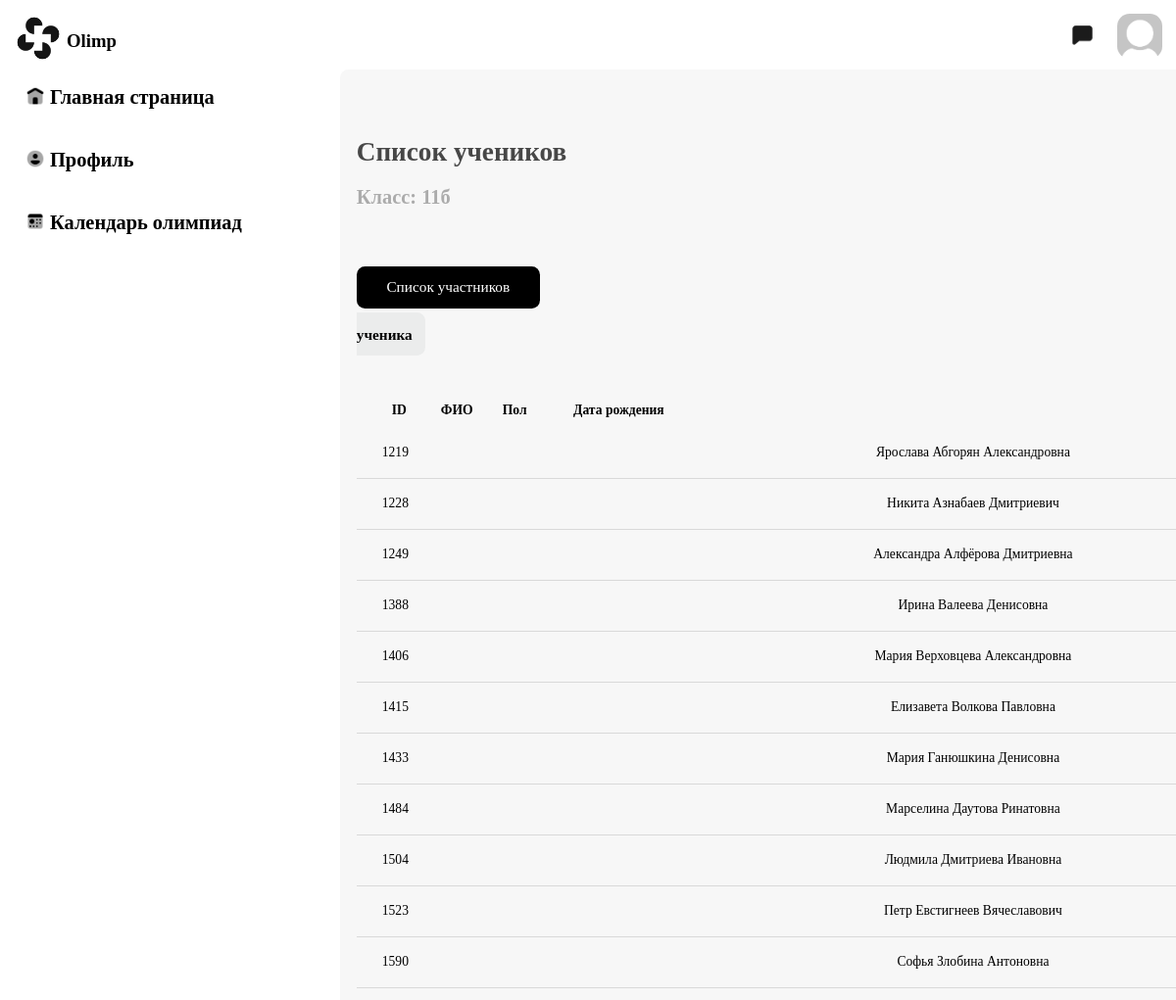
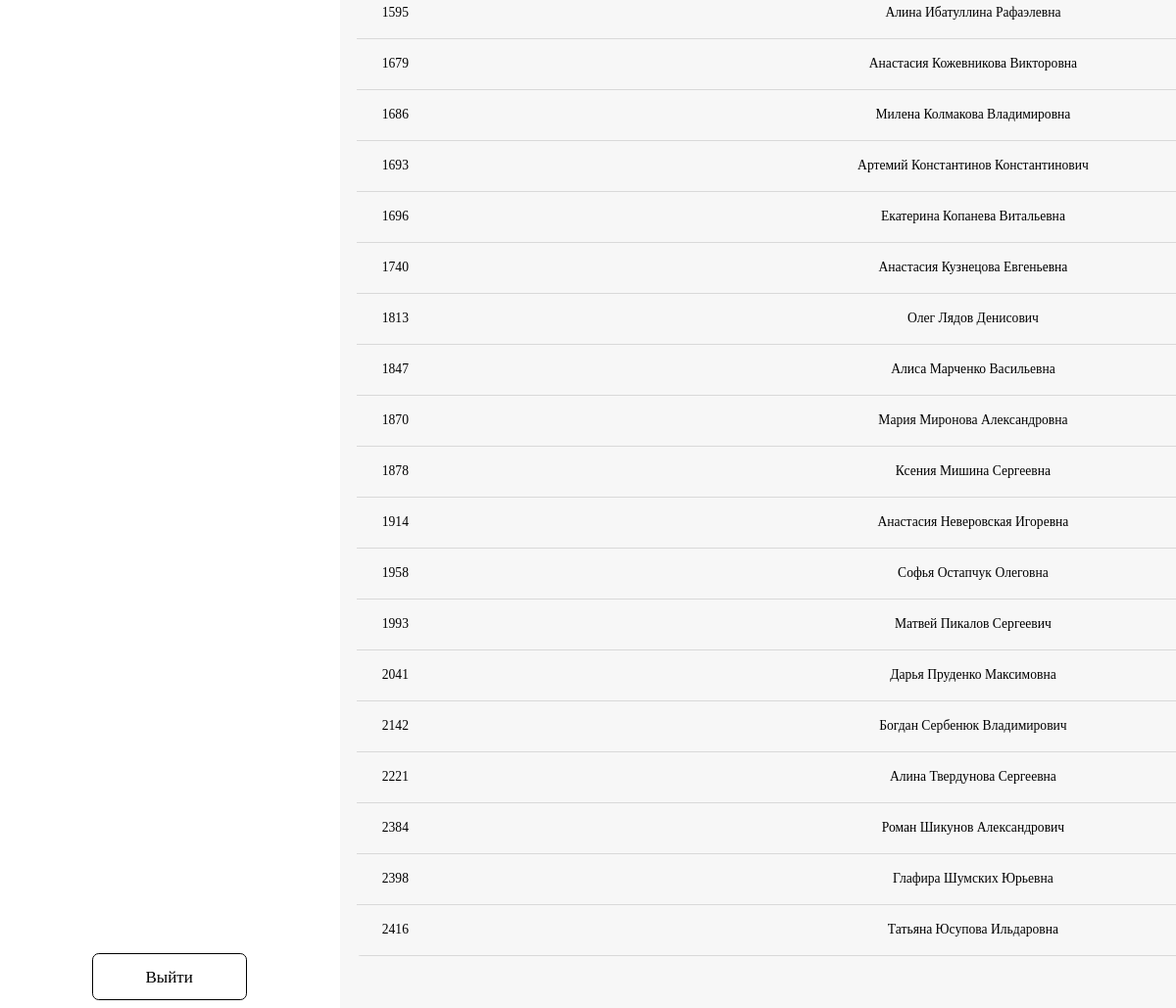
Screenshot of /classroom/student/applications/admin/3/ with the database file from the repository (2 pictures, top to bottom).
### main/models.py (models this page shows, shortened)
class Classroom(models.Model):
    class Meta:
        verbose_name_plural = "Учебные классы"
        verbose_name = 'Учебный класс'
    number = models.IntegerField('Цифра', blank=True, null=True)
    letter = models.CharField('Буква', max_length=1, blank=True, null=True)
    teacher = models.ForeignKey(to='users.User', blank=True, null=True, on_delete=models.CASCADE,
                                related_name='teacher')
    child = models.ManyToManyField(to='users.User', blank=True, related_name='Child')
    is_graduated = models.BooleanField('Выпустился', default=False)
    graduation_year = models.IntegerField('Год выпуска', blank=True, null=True)

### users/models.py (models this page shows, shortened)
class User(AbstractUser):
    class Meta:
        verbose_name_plural = "Пользователи"
        verbose_name = "Пользователь"
    class Gender(models.TextChoices):
        MALE = 'М'
        WOMENS = 'Ж'
    image = models.ImageField(upload_to='users_images', null=True, blank=True)
    surname = models.CharField(
        "Отчество пользователя (при наличии)", max_length=256, blank=True, null=True
    )
    birth_date = models.DateField('Дата рождения', blank=True, null=True)
    gender = models.CharField("Пол учителя", max_length=2, choices=Gender.choices, default=Gender.MALE)
    is_teacher = models.BooleanField("Учитель", default=False, blank=True,
                                     null=True)  # null ИЗМЕНИТЬ НА FALSE когда будет страница регистрации
    is_child = models.BooleanField("Ученик", default=False, blank=True,
                                   null=True)  # null ИЗМЕНИТЬ НА FALSE когда будет страница регистрации
    is_admin = models.BooleanField("Администратор",
                                   default=False, blank=True,
                                   null=True)  # null ИЗМЕНИТЬ НА FALSE когда будет страница регистрации
    classroom_guide = models.ForeignKey('main.Classroom', related_name='classroom_teachers', blank=True,
                                        on_delete=models.CASCADE, null=True)
    subject = models.ManyToManyField(to="main.Subject", verbose_name="Какой предмет ведёт учитель", blank=True)
    post_job_teacher = models.ManyToManyField(to="main.Post", verbose_name="Должность учителя", blank=True)
    classroom = models.ForeignKey(to='main.Classroom', on_delete=models.CASCADE, verbose_name='Класс ученика',
                                  blank=True, null=True)

### classroom/views.py (the view, shortened to what this page needs)
# urls.py: path('student/applications/admin/<int:Classroom_id>/', ChildClassroomListAdmin.as_view(),
class ChildClassroomListAdmin(View, LoginRequiredMixin, AdminRequiredMixin):
    def get(self, request, Classroom_id):
        classroom = Classroom.objects.get(id=Classroom_id)
        classroom_children = User.objects.filter(classroom_id=Classroom_id)
        context = {
            'classroom': classroom,
            'child': classroom_children
        }
        return render(request, 'children_list_admin/children_list_admin.html', context)

### classroom/templates/children_list_admin/children_list_admin.html (shortened to what this page needs)
{% load static %}
<!DOCTYPE html>
<html lang="en">
<head>
    <link rel="stylesheet" href="{% static 'children_list_admin/children_list_admin.css' %}" id="them">
    <link rel="stylesheet" href="{% static 'list_classroom/list_classroom.css' %}">
    <link rel="stylesheet" href="{% static 'header/header.css' %}">
    <link rel="stylesheet" href="{% static 'navbar/navbar.css' %}">
</head>
{% include 'header/header.html' %}
<body>
{% include 'navbar/navbar.html' %}
<div class="main">
    <div class="toptext">
        <h1 class="toptext1">Список учеников</h1>
        <h2 class="toptext2">Класс: {{ classroom.number }}{{ classroom.letter }}</h2>
    </div>
    <div class="topbuttons">
        <input class="buttonspispeople" type="submit" value="Список участников"/>
        <a class="buttonadd" href="{% url 'users:CreateChild' %}">Добавить ученика</a>
    </div>
    <div class="tablespisok">
        <div class="zagolovok">
            <table class="mainspisokpoepletable">
                <thead>
                    <tr>
                        <th>
                            <div id="id">ID</div>
                        </th>
                        <th>
                            <div id="textsurname">ФИО</div>
                        </th>
                        <th>
                            <div id="textgender">Пол</div>
                        </th>
                        <th>
                            <div id="textbirth">Дата рождения</div>
                        </th>
                    </tr>
                </thead>
            </table>
        </div>
        <div class="mainspisokpoeplecontainer">
            {% for child in child %}
            <div class="mainspisokpoeple">
                <div class="surname">{{ child.id }}</div>
                <div class="name">{{ child.last_name }} {{ child.first_name }} {{ child.surname }}</div>
            </div>
            {% endfor %}
        </div>
    </div>
</div>
</body>
</html>

### static/children_list_admin/children_list_admin.css (style rules this page uses)
html { font-family: Bahnschrift; overflow: auto; max-width: 100%; max-height: 100%; user-select: none; zoom: 85%; }
.main { margin-top: -4px; position: fixed; background-color: #FBF7F4; width: 100%; height: calc(100% - 100px); overflow-y: auto; margin-left: 400px; border-radius: 10px; }
.toptext { font-family: Bahnschrift; padding-left: 20px; padding-top: 60px; }
.toptext1 { font-family: Bahnschrift; color: #474747; }
.toptext2 { font-family: Bahnschrift; opacity: 30%; }
.topbuttons { padding-top: 50px; padding-left: 20px; }
.buttonspispeople { height: 50px; width: 220px; background-color: #000; border-radius: 10px; color: white; font-family: Bahnschrift; font-size: 18px; border: none; }
.buttonadd { margin-top: 0px; background-color: #ebecec; margin-left: 1300px; border-radius: 10px; border: none; color: black; font-family: Bahnschrift; font-size: 18px; font-weight: bold; text-decoration: none; padding: 16px; }
.tablespisok { margin-top: 60px; max-height: calc(100% - 120px); width: 1750px; margin-left: 20px; border-radius: 5px; overflow-y: auto; margin-bottom: 30px; }
.zagolovok, .mainspisokpoeple { display: flex; align-items: center; }
.mainspisokpoepletable { width: 100%; display: flex; justify-content: space-between; }
.mainspisokpoeple { width: 100%; display: flex; justify-content: space-between; align-items: center; border-bottom: 1px solid #D9D9D9; padding: 10px 0; }
.mainspisokpoeple div { display: inline-block; text-align: center; vertical-align: middle; padding: 10px 0; }
.zagolovok th { display: inline-block; padding: 10px 0; text-align: center; vertical-align: middle; }
#id, .surname { width: 100px; }
#textsurname, .name { width: calc(100% - 360px); }
#textgender, .gender { width: 100px; }
#textbirth, .birth { width: 150px; }

### static/list_classroom/list_classroom.css (style rules this page uses)
html { overflow: hidden; font-family: Bahnschrift; zoom: 85%; max-width: 100%; max-height: 100%; }
.main { background-color: #f7f7f7; margin-left: 400px; padding-bottom: 500px; }

### rows the page displays
Classroom: number "11", letter "б"
User: id "1219", last_name "Ярослава", first_name "Абгорян", surname "Александровна"
User: id "1228", last_name "Никита", first_name "Азнабаев", surname "Дмитриевич"
User: id "1249", last_name "Александра", first_name "Алфёрова", surname "Дмитриевна"
User: id "1388", last_name "Ирина", first_name "Валеева", surname "Денисовна"
User: id "1406", last_name "Мария", first_name "Верховцева", surname "Александровна"
User: id "1415", last_name "Елизавета", first_name "Волкова", surname "Павловна"
User: id "1433", last_name "Мария", first_name "Ганюшкина", surname "Денисовна"
User: id "1484", last_name "Марселина", first_name "Даутова", surname "Ринатовна"
User: id "1504", last_name "Людмила", first_name "Дмитриева", surname "Ивановна"
User: id "1523", last_name "Петр", first_name "Евстигнеев", surname "Вячеславович"
User: id "1590", last_name "Софья", first_name "Злобина", surname "Антоновна"
User: id "1595", last_name "Алина", first_name "Ибатуллина", surname "Рафаэлевна"
User: id "1679", last_name "Анастасия", first_name "Кожевникова", surname "Викторовна"
User: id "1686", last_name "Милена", first_name "Колмакова", surname "Владимировна"
User: id "1693", last_name "Артемий", first_name "Константинов", surname "Константинович"
User: id "1696", last_name "Екатерина", first_name "Копанева", surname "Витальевна"
User: id "1740", last_name "Анастасия", first_name "Кузнецова", surname "Евгеньевна"
User: id "1813", last_name "Олег", first_name "Лядов", surname "Денисович"
User: id "1847", last_name "Алиса", first_name "Марченко", surname "Васильевна"
User: id "1870", last_name "Мария", first_name "Миронова", surname "Александровна"
User: id "1878", last_name "Ксения", first_name "Мишина", surname "Сергеевна"
User: id "1914", last_name "Анастасия", first_name "Неверовская", surname "Игоревна"
User: id "1958", last_name "Софья", first_name "Остапчук", surname "Олеговна"
User: id "1993", last_name "Матвей", first_name "Пикалов", surname "Сергеевич"
User: id "2041", last_name "Дарья", first_name "Пруденко", surname "Максимовна"
User: id "2142", last_name "Богдан", first_name "Сербенюк", surname "Владимирович"
User: id "2221", last_name "Алина", first_name "Твердунова", surname "Сергеевна"
User: id "2384", last_name "Роман", first_name "Шикунов", surname "Александрович"
User: id "2398", last_name "Глафира", first_name "Шумских", surname "Юрьевна"
User: id "2416", last_name "Татьяна", first_name "Юсупова", surname "Ильдаровна"
